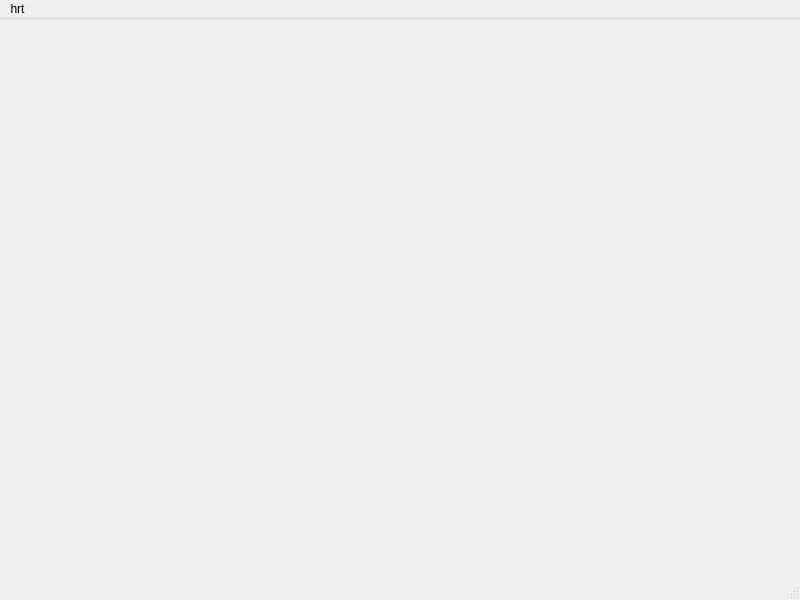
<?xml version="1.0" encoding="UTF-8"?>
<ui version="4.0">
 <class>MainWindow</class>
 <widget class="QMainWindow" name="MainWindow">
  <property name="geometry">
   <rect>
    <x>0</x>
    <y>0</y>
    <width>800</width>
    <height>600</height>
   </rect>
  </property>
  <property name="windowTitle">
   <string>MainWindow</string>
  </property>
  <widget class="QWidget" name="centralwidget"/>
  <widget class="QMenuBar" name="menubar">
   <property name="geometry">
    <rect>
     <x>0</x>
     <y>0</y>
     <width>800</width>
     <height>20</height>
    </rect>
   </property>
   <widget class="QMenu" name="menuhrt">
    <property name="title">
     <string>hrt</string>
    </property>
   </widget>
   <addaction name="menuhrt"/>
  </widget>
  <widget class="QStatusBar" name="statusbar"/>
 </widget>
 <resources/>
 <connections/>
</ui>
